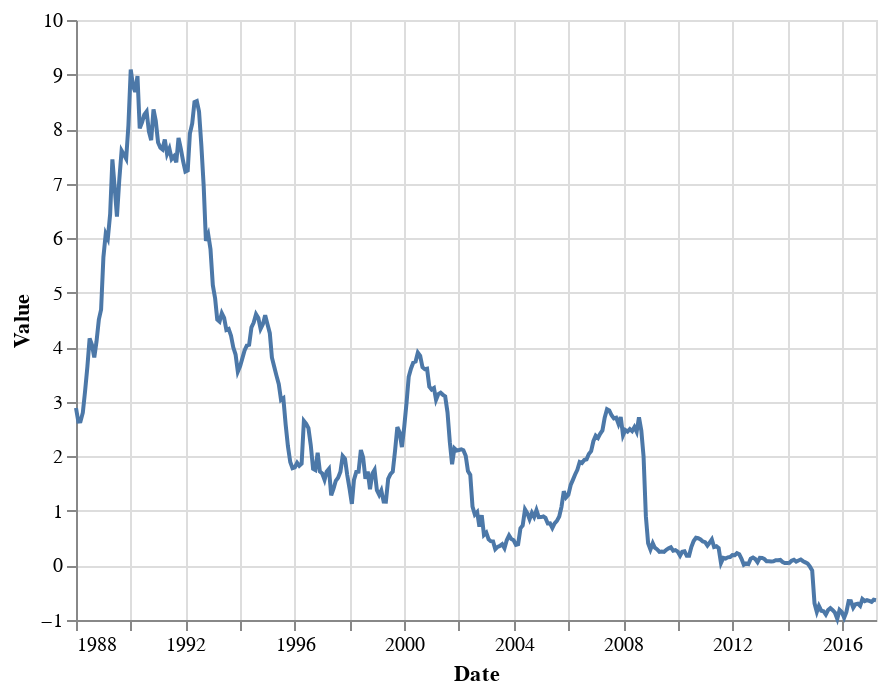

Notebook cell for this chart:
### Code cell
df = pd.read_csv("../data/snb-data-rendoblim-en-all-20170502_1430.csv")
df['Date'] = pd.to_datetime(df['Date'])
df.rename(columns={'D0':'Duration'}, inplace=True)
df_1y = df[df['Duration'] == '1J']
alt.Chart(df_1y).mark_line().encode(
    x='Date',
    y='Value'
)

### Figure 1 — Vega-Lite specification as saved in the notebook (floating-point values rounded to 4 significant figures; data arrays with more than 128 entries replaced by an {"elided": "..."} marker saying what was removed)
{"$schema": "https://vega.github.io/schema/vega-lite/v2.6.0.json", "config": {"view": {"height": 300, "width": 400}}, "data": {"name": "data-7e04f2be882335432fdcc1724f9001fa"}, "datasets": {"data-7e04f2be882335432fdcc1724f9001fa": {"elided": "352 records"}}, "encoding": {"x": {"field": "Date", "type": "temporal"}, "y": {"field": "Value", "type": "quantitative"}}, "mark": "line"}
